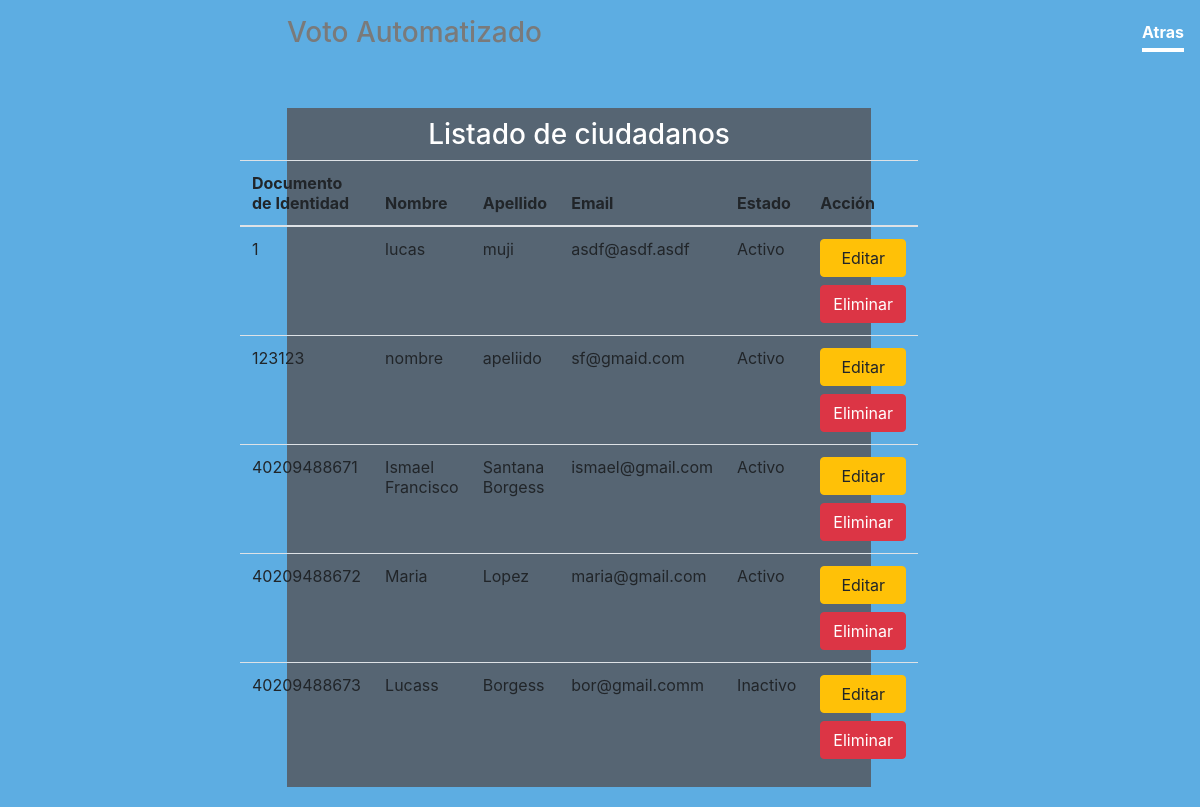
Before: /ciudadanos/listarciudadano.php (signed in) with the older database file.
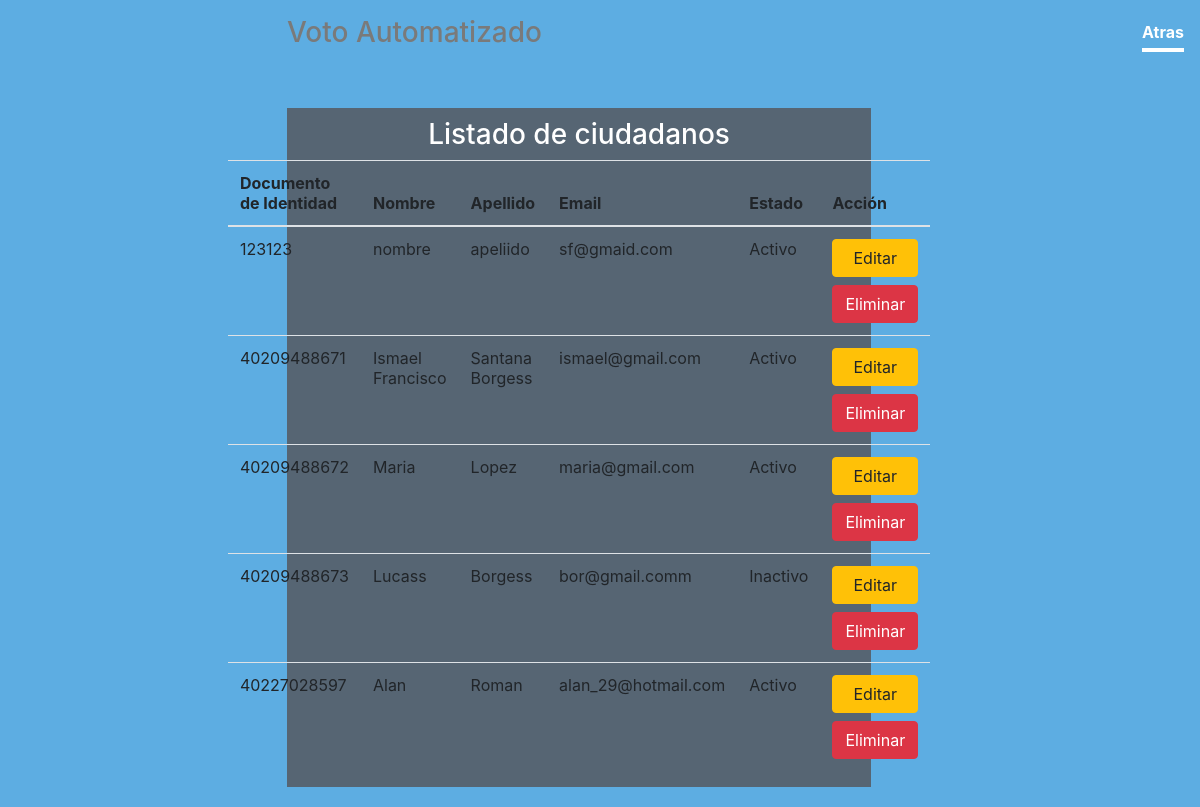
After: the same page with the newer database file.
### tables this page shows
CREATE TABLE `ciudadanos` (
  `Identidad` varchar(15) NOT NULL,
  `Nombre` varchar(100) DEFAULT NULL,
  `Apellido` varchar(100) DEFAULT NULL,
  `Email` varchar(250) DEFAULT NULL,
  `Estado` bit(1) DEFAULT NULL
);

### database/Context.php (called while the page is built, shortened)
<?php
class Context{
    function __construct($directory)
    {
$this->filehandler = new JsonFileHandler($directory,"configuration");
$this->db = new mysqli("localhost","root","","proyecto_final");
    }
}
?>

### database/JsonFileHandler.php (called while the page is built, shortened)
<?php
class JsonFileHandler implements FileHandler{
public $directory;
public $filename;
function __construct($directory, $filename){
$this->directory = $directory;
$this->filename = $filename;
}
    function ReadConfiguration(){
        $path = $this->directory . "/". $this->filename  . ".json";
        if(file_exists($path)){
          $file = fopen($path, "r");
          $contents = fread($file,filesize($path));
          fclose($file);
          return json_decode($contents);
        }
        else{
            return false;
        }
          }
}
?>

### ciudadanos/ciudadanoservice.php (called while the page is built, shortened)
<?php
class ciudadanoservice implements Iserviciobase{
     private $context;
    public function __construct($directory){
        $this->context = new Context($directory);
    }
    public function Getlista(){
        $listarciudadano = array();
        $stmt = $this->context->db->prepare("select * from ciudadanos");
        $stmt->execute();
        $result= $stmt->get_result();
        if($result->num_rows === 0){
            return $listarciudadano;
        }else{
            while($row = $result->fetch_object()){
              $ciudadano = new ciudadano();
                $ciudadano->Identidad= $row->Identidad;
                $ciudadano->Nombre= $row->Nombre;
                $ciudadano->Apellido= $row->Apellido;
                $ciudadano->Estado= $row->Estado;
                $ciudadano->Email= $row->Email;
                array_push($listarciudadano,$ciudadano);
            }
        }
    return $listarciudadano;
    }
}

### ciudadanos/listarciudadano.php (the view, shortened to what this page needs)
<?php
include "../layout/layout.php";
require_once "ciudadanoservice.php";
require_once "../database/Context.php";
require_once "../database/JsonFileHandler.php";
$service = new ciudadanoservice("database");
$listarciudadano = $service->Getlista();
?>
<body class="text-center">
    <div class="cover-container d-flex w-100 h-100 p-3 mx-auto flex-column">
        <header class="masthead mb-10%">
            <div class="inner">
                <nav class="nav nav-masthead justify-content-center">
                    <a class="nav-link active" href="../admin/admin.php">Atras</a>
                </nav>
            </div>
            <div class="contenedor">
                <center><h3>Listado de ciudadanos</h3></center>
                <div class="row justify-content-center">
                  <table class="table fill">
                    <thead>
                      <tr>
                        <th>Documento de Identidad</th>
                        <th>Nombre</th>
                        <th>Apellido</th>
                        <th>Email</th>
                        <th>Estado</th>
                        <th colspan="2">Acción</th>
                      </tr>
                    </thead>
                    <tbody>
                    <?php
                      if($listarciudadano != null)
                      {
                          foreach ($listarciudadano as $ciudadano) :
                    ?>
                        <td><?=$ciudadano->Identidad?></td>
                        <td><?=$ciudadano->Nombre?></td>
                        <td><?=$ciudadano->Apellido?></td>
                        <td><?=$ciudadano->Email?></td>
                        <td><?php if ($ciudadano->Estado == 1) : echo "Activo"; else: echo "Inactivo"; endif; ?></td>
                        <td>
                          <a href="editarciudadano.php?id=<?php echo $ciudadano->Identidad; ?>" class="card-link btn btn-warning btn-block">Editar</a>
                          <a href="eliminarciudadano.php?id=<?php echo $ciudadano->Identidad; ?>" class="card-link btn btn-danger btn-block ml-0" onclick="return confirm('¿Estas seguro de querer eliminar este ciudadano?')">Eliminar</a>
                        </td>
                    <?php
                      endforeach;
                    }
                    ?>
                    </tbody>
                  </table>
                </div>
              </div>

Changed rows visible on the page:
removed ciudadanos: Identidad "1", Nombre "lucas", Apellido "muji", Email "asdf@asdf.asdf", Estado "Activo"
added ciudadanos: Identidad "40227028597", Nombre "Alan", Apellido "Roman", Email "alan_29@hotmail.com", Estado "Activo"
